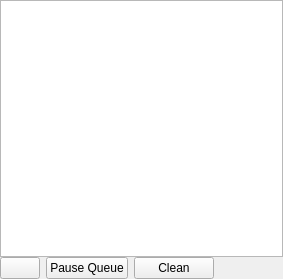
<?xml version="1.0" encoding="UTF-8"?>
<ui version="4.0">
 <class>JobsDock</class>
 <widget class="QDockWidget" name="JobsDock">
  <property name="geometry">
   <rect>
    <x>0</x>
    <y>0</y>
    <width>283</width>
    <height>279</height>
   </rect>
  </property>
  <property name="whatsThis">
   <string notr="true">https://forum.bossa.org/t/jobs-panel/12945/1</string>
  </property>
  <property name="windowTitle">
   <string>Jobs</string>
  </property>
  <widget class="QWidget" name="dockWidgetContents">
   <layout class="QVBoxLayout" name="verticalLayout_2">
    <property name="spacing">
     <number>0</number>
    </property>
    <property name="leftMargin">
     <number>0</number>
    </property>
    <property name="topMargin">
     <number>0</number>
    </property>
    <property name="rightMargin">
     <number>0</number>
    </property>
    <property name="bottomMargin">
     <number>0</number>
    </property>
    <item>
     <widget class="QScrollArea" name="scrollArea">
      <property name="frameShape">
       <enum>QFrame::Shape::NoFrame</enum>
      </property>
      <property name="widgetResizable">
       <bool>true</bool>
      </property>
      <widget class="QWidget" name="scrollAreaWidgetContents">
       <property name="geometry">
        <rect>
         <x>0</x>
         <y>0</y>
         <width>283</width>
         <height>219</height>
        </rect>
       </property>
       <layout class="QVBoxLayout" name="verticalLayout">
        <property name="leftMargin">
         <number>0</number>
        </property>
        <property name="topMargin">
         <number>0</number>
        </property>
        <property name="rightMargin">
         <number>0</number>
        </property>
        <property name="bottomMargin">
         <number>0</number>
        </property>
        <item>
         <widget class="QTreeView" name="treeView">
          <property name="contextMenuPolicy">
           <enum>Qt::ContextMenuPolicy::CustomContextMenu</enum>
          </property>
          <property name="editTriggers">
           <set>QAbstractItemView::EditTrigger::NoEditTriggers</set>
          </property>
          <property name="alternatingRowColors">
           <bool>true</bool>
          </property>
          <property name="textElideMode">
           <enum>Qt::TextElideMode::ElideMiddle</enum>
          </property>
          <property name="rootIsDecorated">
           <bool>false</bool>
          </property>
          <property name="uniformRowHeights">
           <bool>true</bool>
          </property>
          <attribute name="headerVisible">
           <bool>false</bool>
          </attribute>
         </widget>
        </item>
       </layout>
      </widget>
     </widget>
    </item>
    <item>
     <layout class="QHBoxLayout" name="horizontalLayout">
      <property name="spacing">
       <number>6</number>
      </property>
      <item>
       <widget class="QPushButton" name="menuButton">
        <property name="toolTip">
         <string>Jobs Menu</string>
        </property>
        <property name="icon">
         <iconset theme="show-menu" resource="../../icons/resources.qrc">
          <normaloff>:/icons/light/32x32/show-menu.png</normaloff>:/icons/light/32x32/show-menu.png</iconset>
        </property>
       </widget>
      </item>
      <item>
       <widget class="QPushButton" name="pauseButton">
        <property name="toolTip">
         <string>Stop automatically processing the next pending job in
the list. This does not stop a currently running job. Right-
-click a job to open a menu to stop a currently running job.</string>
        </property>
        <property name="text">
         <string>Pause Queue</string>
        </property>
        <property name="checkable">
         <bool>true</bool>
        </property>
       </widget>
      </item>
      <item>
       <widget class="QPushButton" name="cleanButton">
        <property name="toolTip">
         <string>Remove all of the completed and failed jobs from the list</string>
        </property>
        <property name="text">
         <string>Clean</string>
        </property>
       </widget>
      </item>
      <item>
       <spacer name="horizontalSpacer">
        <property name="orientation">
         <enum>Qt::Orientation::Horizontal</enum>
        </property>
        <property name="sizeHint" stdset="0">
         <size>
          <width>40</width>
          <height>20</height>
         </size>
        </property>
       </spacer>
      </item>
     </layout>
    </item>
   </layout>
  </widget>
  <action name="actionStopJob">
   <property name="text">
    <string>Stop This Job</string>
   </property>
   <property name="toolTip">
    <string>Stop the currently selected job</string>
   </property>
  </action>
  <action name="actionViewLog">
   <property name="text">
    <string>View Log</string>
   </property>
   <property name="toolTip">
    <string>View the messages of MLT and FFmpeg </string>
   </property>
  </action>
  <action name="actionRun">
   <property name="text">
    <string>Run</string>
   </property>
   <property name="toolTip">
    <string>Restart a stopped job</string>
   </property>
  </action>
  <action name="actionRemove">
   <property name="text">
    <string>Remove</string>
   </property>
  </action>
  <action name="actionRemoveFinished">
   <property name="text">
    <string>Remove Finished</string>
   </property>
   <property name="toolTip">
    <string>Remove Finished</string>
   </property>
  </action>
 </widget>
 <resources>
  <include location="../../icons/resources.qrc"/>
 </resources>
 <connections/>
</ui>
